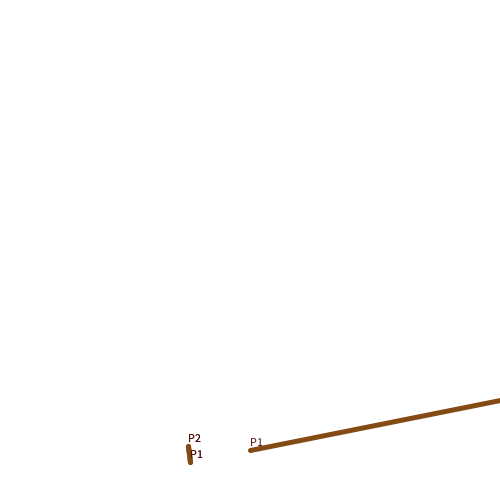
Frame 1 (no input)
Frame 60 (the mouse pressed at the canvas centre just before this capture): identical to frame 1, image omitted
Frame 120 (the mouse held since frame 60 and released just before this capture): identical to frame 1, image omitted

The Processing sketch that drew this single still picture (run headless with seeded random() and noise(); from frame 60 on, the mouse is pressed at the canvas centre):

// Processing sketch: TreeFromSeed
// ── TreeFromSeed.pde
// fancy tree based on seed. do something so branchCount = seed%1000/10 or something.
Tree tree;

// #834A14

String in = "-46954";
int seed;

void setup() {
  size(500, 500);

  try {
    seed = Integer.parseInt(in);
  }
  catch (NumberFormatException e) {
    seed = Short.MAX_VALUE;

    for (int i = 0; i < in.length(); i++) {
      seed += in.charAt(i);
      seed <<= 1;
    }

    seed*=in.length();
  } 
  catch (NullPointerException n) {
    seed = 0;
  }

  if (seed == 0) {
    seed = 341023;
  }
  
  tree = new Tree(seed, width/2, height-50, width/2-seed%12*25, height-50-((int) Math.abs(seed%9.8)*25));

  println(seed);
}

void draw() {
  background(255);

  tree.display();
}

void keyReleased() {
  seed = (int) random(-100000, 100000);
  
  tree = new Tree(seed, width/2, height-50, width/2-seed%7*17, height-50-((int) Math.abs(seed%9.31)*23));

  println(seed);
}

void mouseClicked() {
  println(mouseX, mouseY);
}

class Tree {
  int x1, y1, x2, y2;
  int seed;
  Branch[] branches;

  Tree (int seed, int x1, int y1, int x2, int y2) {
    this.seed = seed;
    this.x1 = x1;
    this.y1 = y1;
    this.x2 = x2;
    this.y2 = y2;
    
    println("Tree: " + x1 + "   " + y1 + "   " + x2 + "   " + y2);

    branches = new Branch[(int) Math.abs(seed%6+2)];

    for (int i = 0; i < branches.length; i++) {
      float M = 1.0*(y2-y1)/(x2-x1);
      int xR = (int) ((seed/6)%Math.abs(x1-x2-.5)+(x1 > x2 ? x2:x1));
      int yR = (int) (M*xR+(y1-M*x1));
      yR =  (int) (M*xR+(y1-M*x1));
      branches[i] = new Branch(seed-(i*i), (int) Math.abs(seed*i/branches.length)%4, xR, yR, (int) (xR+((seed/321)%16+8)*cos(seed%20/PI)), (int) (yR+(seed/4)%17+8*sin(seed%19/PI)));
    }// y = mx+b  // b = y-m*x
    /*
    
    120 -- 230
    
    */
  }

  void display() {
    fill(80, 13, 9);
    stroke(#834A14);
    strokeWeight(5);
    
    line(x1, y1, x2, y2);
    text("P1", x1, y1-4);
    text("P2", x2, y2-4);
    
    for (int i = 0; i < branches.length; i++) {
      branches[i].display();
    }
  }
}

class Branch {
  Branch[] branches;
  int seed;
  int level; // set in constructor based on seed.
  int x1, y1, x2, y2;

  Branch(int seed, int level, int x1, int y1, int x2, int y2) {
    this.seed = seed;
    this.level = level;
    this.x1 = x1;
    this.y1 = y1;
    this.x2 = x2;
    this.y2 = y2;

    if (level > 0) {
      branches = new Branch[(int) Math.abs(seed%6+2)];

      for (int i = 0; i < branches.length; i++) {
        branches[i] = new Branch(seed-(i*i), level-1, 0, 0, 0, 0);
      }
    } else if (level < 0) {
      println("Nope");
    }
  }

  void display() {
    fill(80, 13, 9);
    stroke(#834A14);
    strokeWeight(5);
    
    line(x1, y1, x2, y2);
    text("P1", x1, y1-4);
    text("P2", x2, y2-4);
    
    // println("Branch: " + x1 + "   " + y1 + "   " + x2 + "   " + y2);
    
    /*
    for (int i = 0; i < branches.length; i++) {
      branches[i].display();
    }
    */
  }
}
